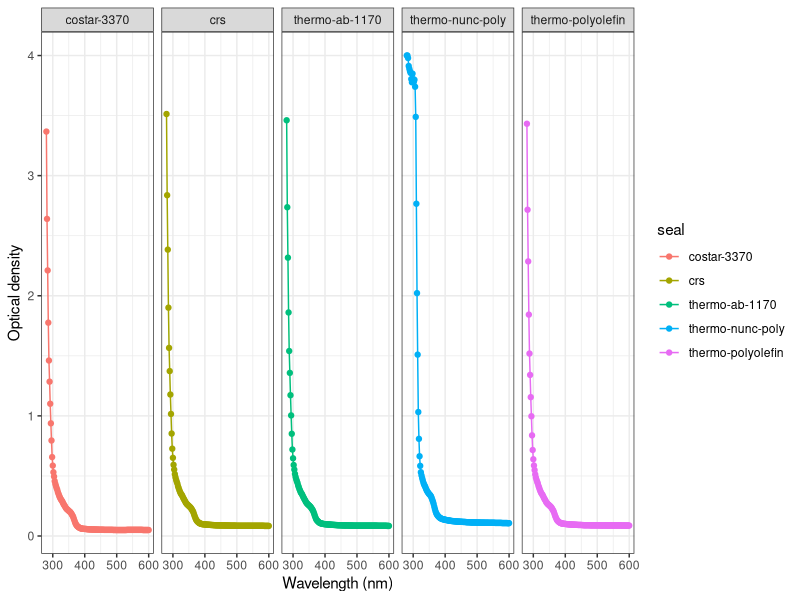

Source code (R): (Note: this script raises an error after producing the figure.)
r=read.csv('seals.csv')
library(ggplot2)
ggplot(r, aes(x=wavelength,y=a1,color=seal)) + 
geom_point() + 
geom_line() + 
labs(main="Comparison of various plate seals", x="Wavelength (nm)", y="Optical density") + 
facet_grid(~seal) + 
theme_bw() + 
ggsave('seals.png', width=20, height=3) 
